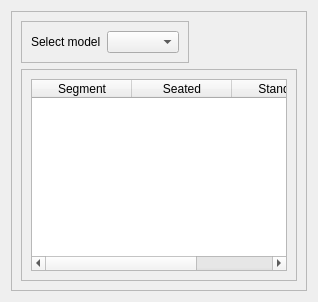
          <widget class="QWidget" name="tab_13">
           <attribute name="title">
            <string>Radiation</string>
           </attribute>
           <layout class="QHBoxLayout" name="horizontalLayout_24">
            <item>
             <widget class="QFrame" name="frame_32">
              <property name="frameShape">
               <enum>QFrame::StyledPanel</enum>
              </property>
              <property name="frameShadow">
               <enum>QFrame::Raised</enum>
              </property>
              <layout class="QGridLayout" name="gridLayout_25">
               <item row="0" column="0">
                <layout class="QVBoxLayout" name="verticalLayout_16">
                 <item>
                  <widget class="QFrame" name="frame_33">
                   <property name="sizePolicy">
                    <sizepolicy hsizetype="Fixed" vsizetype="Preferred">
                     <horstretch>0</horstretch>
                     <verstretch>0</verstretch>
                    </sizepolicy>
                   </property>
                   <property name="frameShape">
                    <enum>QFrame::StyledPanel</enum>
                   </property>
                   <property name="frameShadow">
                    <enum>QFrame::Raised</enum>
                   </property>
                   <layout class="QHBoxLayout" name="horizontalLayout_26">
                    <item>
                     <widget class="QLabel" name="label_14">
                      <property name="sizePolicy">
                       <sizepolicy hsizetype="Fixed" vsizetype="Preferred">
                        <horstretch>0</horstretch>
                        <verstretch>0</verstretch>
                       </sizepolicy>
                      </property>
                      <property name="text">
                       <string>Select model</string>
                      </property>
                     </widget>
                    </item>
                    <item>
                     <widget class="QComboBox" name="comboBox_radiation">
                      <property name="sizePolicy">
                       <sizepolicy hsizetype="Preferred" vsizetype="Fixed">
                        <horstretch>0</horstretch>
                        <verstretch>0</verstretch>
                       </sizepolicy>
                      </property>
                      <item>
                       <property name="text">
                        <string/>
                       </property>
                      </item>
                      <item>
                       <property name="text">
                        <string>Custom</string>
                       </property>
                      </item>
                     </widget>
                    </item>
                   </layout>
                  </widget>
                 </item>
                 <item>
                  <widget class="QFrame" name="frame_34">
                   <property name="frameShape">
                    <enum>QFrame::StyledPanel</enum>
                   </property>
                   <property name="frameShadow">
                    <enum>QFrame::Raised</enum>
                   </property>
                   <layout class="QGridLayout" name="gridLayout_24">
                    <item row="0" column="0">
                     <widget class="QTableWidget" name="table_radiation">
                      <column>
                       <property name="text">
                        <string>Segment</string>
                       </property>
                      </column>
                      <column>
                       <property name="text">
                        <string>Seated</string>
                       </property>
                      </column>
                      <column>
                       <property name="text">
                        <string>Standing</string>
                       </property>
                      </column>
                     </widget>
                    </item>
                   </layout>
                  </widget>
                 </item>
                </layout>
               </item>
              </layout>
             </widget>
            </item>
           </layout>
          </widget>
